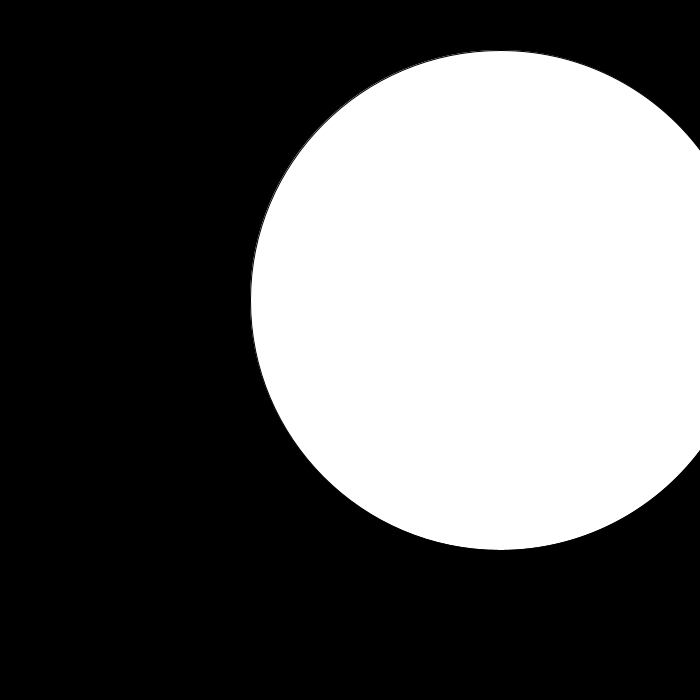
Frame 1 (no input)
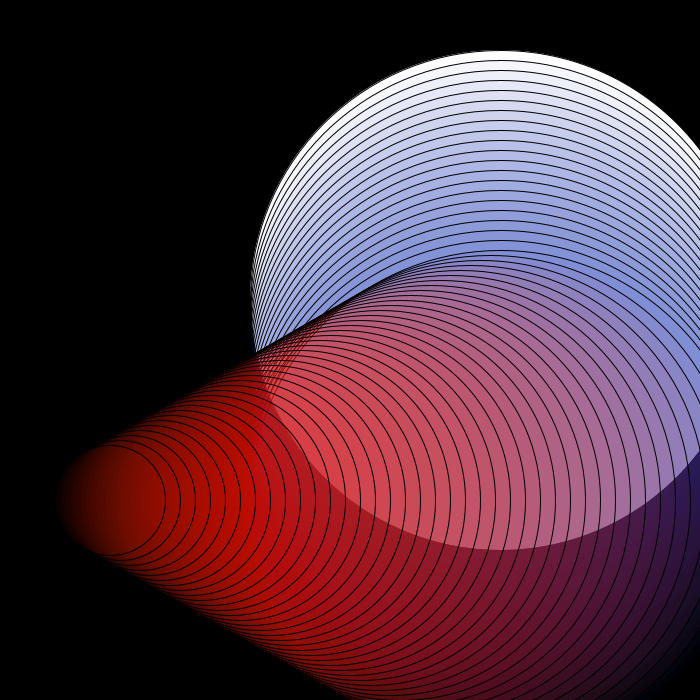
Frame 60 (the mouse pressed at the canvas centre just before this capture)
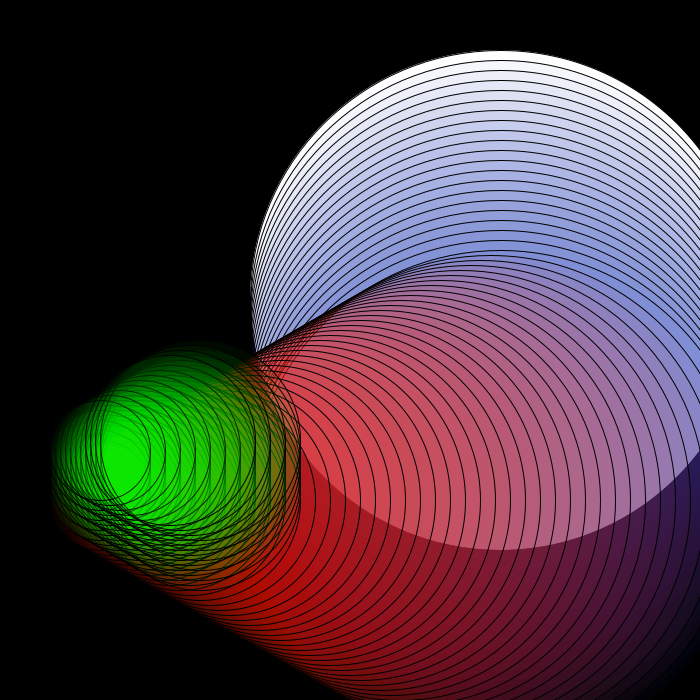
Frame 120 (the mouse held since frame 60 and released just before this capture)

The Processing sketch that drew these frames (run headless with seeded random() and noise(); from frame 60 on, the mouse is pressed at the canvas centre):

// Processing sketch: processing_70391
// ── processing_70391.pde

//Wayland L, Animation, CP1 mods 16-17

int y = 300;
int x = 500;
int change = 10;

void setup()
{
  size(700, 700);
  background(0);
  smooth();
  frameRate(60);
}
void draw()
{ 

  circles();
}

void circles()
{


  ellipse(x, y, x, x);
  x = x + change;

  if ( x > 500)
  {
    fill(32, 54, 188, 10);
    x = 500;
    y = y + change;
  }
  if ( y > 500)
  {
    fill(255, 15, 10, 10);
    y = 500;
    change = -10;
    x = x + change;
  }
  if ( x < 100)
  {
    fill(10, 255, 0, 10);
    x = 200;
    y = y + change;
  }
  if ( y < 100)
  {

    fill(209, 0, 164, 10);
    y = 100;
    change = 10;
    x = x + change;
  }
}
